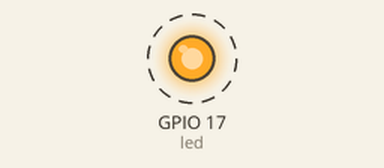
Bench run of a program on a simulated Raspberry Pi (BCM pin numbers). Parts: output pins drawn as LEDs (lit = HIGH). Dashed ring = blinking.

Above: at 0.5 s.
Timing chart, 0 to 4.6 s (numbered marks = the images above):
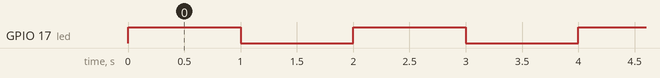

The program:

tuto-1-rpi.py
```python
# -*- coding: utf-8 -*-

import RPi.GPIO as GPIO
from time import sleep

GPIO.setwarnings(False);
GPIO.setmode(GPIO.BCM);
GPIO.setup(17, GPIO.OUT);

led = GPIO.PWM(17, 200);
led.start(0);

while True:
	led.ChangeDutyCycle(100);
	sleep(1);
	led.ChangeDutyCycle(0);
	sleep(1);
```

Measured:
- by itself, GPIO 17 (led): alternates HIGH for 1.0 s and LOW for 1.0 s
